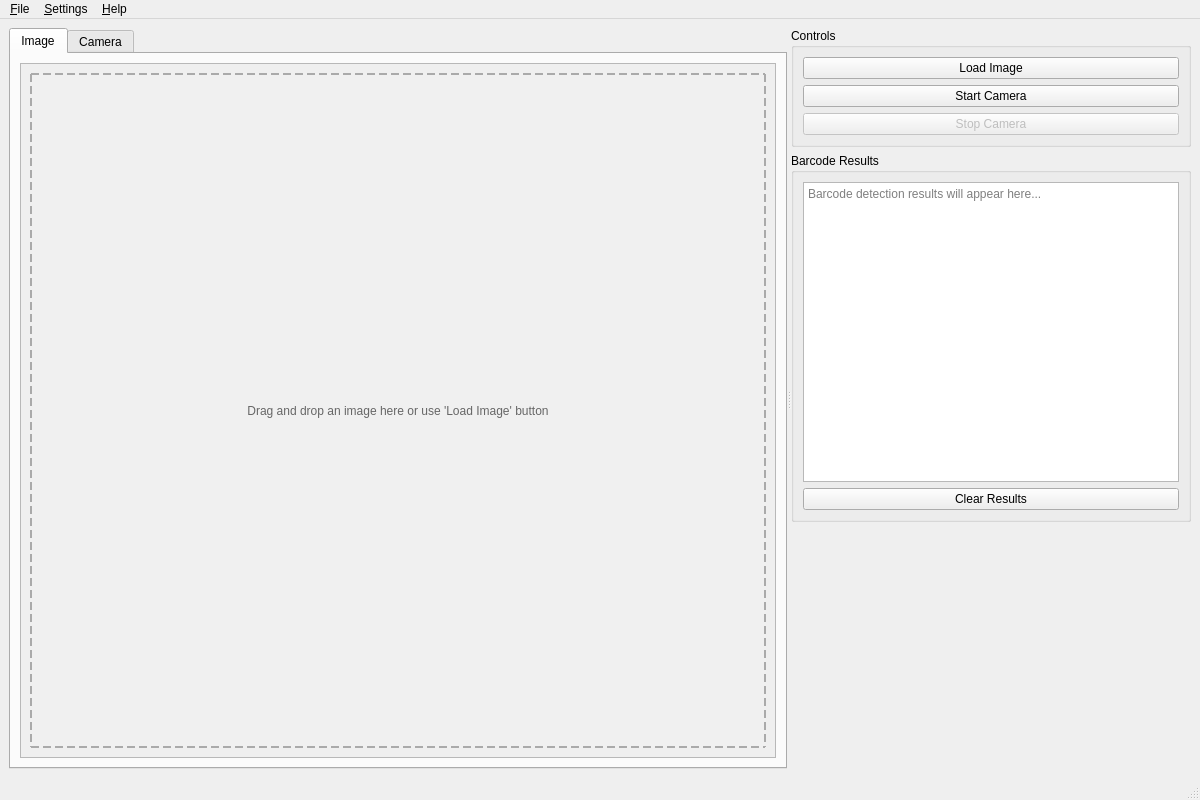
<?xml version="1.0" encoding="UTF-8"?>
<ui version="4.0">
 <class>MainWindow</class>
 <widget class="QMainWindow" name="MainWindow">
  <property name="geometry">
   <rect>
    <x>0</x>
    <y>0</y>
    <width>1200</width>
    <height>800</height>
   </rect>
  </property>
  <property name="minimumSize">
   <size>
    <width>1200</width>
    <height>800</height>
   </size>
  </property>
  <property name="windowTitle">
   <string>Qt Barcode Scanner</string>
  </property>
  <widget class="QWidget" name="centralwidget">
   <layout class="QHBoxLayout" name="horizontalLayout">
    <item>
     <widget class="QSplitter" name="splitter">
      <property name="orientation">
       <enum>Qt::Horizontal</enum>
      </property>
      <widget class="QTabWidget" name="tabWidget">
       <property name="minimumSize">
        <size>
         <width>600</width>
         <height>0</height>
        </size>
       </property>
       <property name="currentIndex">
        <number>0</number>
       </property>
       <widget class="QWidget" name="imageTab">
        <attribute name="title">
         <string>Image</string>
        </attribute>
        <layout class="QVBoxLayout" name="imageLayout">
         <item>
          <widget class="QScrollArea" name="imageScrollArea">
           <property name="widgetResizable">
            <bool>true</bool>
           </property>
           <widget class="QWidget" name="scrollAreaWidgetContents">
            <property name="geometry">
             <rect>
              <x>0</x>
              <y>0</y>
              <width>589</width>
              <height>713</height>
             </rect>
            </property>
            <layout class="QVBoxLayout" name="scrollLayout">
             <item>
              <widget class="QLabel" name="imageLabel">
               <property name="minimumSize">
                <size>
                 <width>580</width>
                 <height>400</height>
                </size>
               </property>
               <property name="styleSheet">
                <string notr="true">QLabel { 
    border: 2px dashed #aaa; 
    background-color: #f0f0f0; 
    color: #666;
}</string>
               </property>
               <property name="text">
                <string>Drag and drop an image here or use 'Load Image' button</string>
               </property>
               <property name="alignment">
                <set>Qt::AlignCenter</set>
               </property>
              </widget>
             </item>
            </layout>
           </widget>
          </widget>
         </item>
        </layout>
       </widget>
       <widget class="QWidget" name="cameraTab">
        <attribute name="title">
         <string>Camera</string>
        </attribute>
        <layout class="QVBoxLayout" name="cameraLayout">
         <item>
          <widget class="QWidget" name="videoWidget" native="true">
           <property name="minimumSize">
            <size>
             <width>580</width>
             <height>400</height>
            </size>
           </property>
           <property name="styleSheet">
            <string notr="true">QWidget { 
    background-color: #000; 
    border: 1px solid #333;
}</string>
           </property>
          </widget>
         </item>
        </layout>
       </widget>
      </widget>
      <widget class="QWidget" name="rightPanel" native="true">
       <property name="minimumSize">
        <size>
         <width>400</width>
         <height>0</height>
        </size>
       </property>
       <property name="maximumSize">
        <size>
         <width>500</width>
         <height>16777215</height>
        </size>
       </property>
       <layout class="QVBoxLayout" name="rightLayout">
        <item>
         <widget class="QGroupBox" name="controlsGroupBox">
          <property name="title">
           <string>Controls</string>
          </property>
          <layout class="QVBoxLayout" name="controlsLayout">
           <item>
            <widget class="QPushButton" name="loadImageButton">
             <property name="text">
              <string>Load Image</string>
             </property>
             <property name="icon">
              <iconset theme="document-open">
               <normaloff>.</normaloff>.</iconset>
             </property>
            </widget>
           </item>
           <item>
            <widget class="QPushButton" name="startCameraButton">
             <property name="text">
              <string>Start Camera</string>
             </property>
             <property name="icon">
              <iconset theme="camera-video">
               <normaloff>.</normaloff>.</iconset>
             </property>
            </widget>
           </item>
           <item>
            <widget class="QPushButton" name="stopCameraButton">
             <property name="enabled">
              <bool>false</bool>
             </property>
             <property name="text">
              <string>Stop Camera</string>
             </property>
             <property name="icon">
              <iconset theme="media-playback-stop">
               <normaloff>.</normaloff>.</iconset>
             </property>
            </widget>
           </item>
          </layout>
         </widget>
        </item>
        <item>
         <widget class="QGroupBox" name="resultsGroupBox">
          <property name="title">
           <string>Barcode Results</string>
          </property>
          <layout class="QVBoxLayout" name="resultsLayout">
           <item>
            <widget class="QTextEdit" name="resultsTextEdit">
             <property name="minimumSize">
              <size>
               <width>0</width>
               <height>300</height>
              </size>
             </property>
             <property name="readOnly">
              <bool>true</bool>
             </property>
             <property name="placeholderText">
              <string>Barcode detection results will appear here...</string>
             </property>
            </widget>
           </item>
           <item>
            <widget class="QPushButton" name="clearResultsButton">
             <property name="text">
              <string>Clear Results</string>
             </property>
             <property name="icon">
              <iconset theme="edit-clear">
               <normaloff>.</normaloff>.</iconset>
             </property>
            </widget>
           </item>
          </layout>
         </widget>
        </item>
        <item>
         <spacer name="verticalSpacer">
          <property name="orientation">
           <enum>Qt::Vertical</enum>
          </property>
          <property name="sizeHint">
           <size>
            <width>20</width>
            <height>40</height>
           </size>
          </property>
         </spacer>
        </item>
       </layout>
      </widget>
     </widget>
    </item>
   </layout>
  </widget>
  <widget class="QMenuBar" name="menubar">
   <property name="geometry">
    <rect>
     <x>0</x>
     <y>0</y>
     <width>1200</width>
     <height>22</height>
    </rect>
   </property>
   <widget class="QMenu" name="menuFile">
    <property name="title">
     <string>&amp;File</string>
    </property>
    <addaction name="actionOpen"/>
    <addaction name="separator"/>
    <addaction name="actionExit"/>
   </widget>
   <widget class="QMenu" name="menuSettings">
    <property name="title">
     <string>&amp;Settings</string>
    </property>
    <addaction name="actionSetLicense"/>
    <addaction name="actionLoadTemplate"/>
   </widget>
   <widget class="QMenu" name="menuHelp">
    <property name="title">
     <string>&amp;Help</string>
    </property>
    <addaction name="actionAbout"/>
   </widget>
   <addaction name="menuFile"/>
   <addaction name="menuSettings"/>
   <addaction name="menuHelp"/>
  </widget>
  <widget class="QStatusBar" name="statusbar"/>
  <action name="actionOpen">
   <property name="text">
    <string>&amp;Open Image</string>
   </property>
   <property name="shortcut">
    <string>Ctrl+O</string>
   </property>
  </action>
  <action name="actionExit">
   <property name="text">
    <string>E&amp;xit</string>
   </property>
   <property name="shortcut">
    <string>Ctrl+Q</string>
   </property>
  </action>
  <action name="actionSetLicense">
   <property name="text">
    <string>Set &amp;License Key</string>
   </property>
  </action>
  <action name="actionLoadTemplate">
   <property name="text">
    <string>Load &amp;Template</string>
   </property>
  </action>
  <action name="actionAbout">
   <property name="text">
    <string>&amp;About</string>
   </property>
  </action>
 </widget>
 <resources/>
 <connections/>
</ui>
